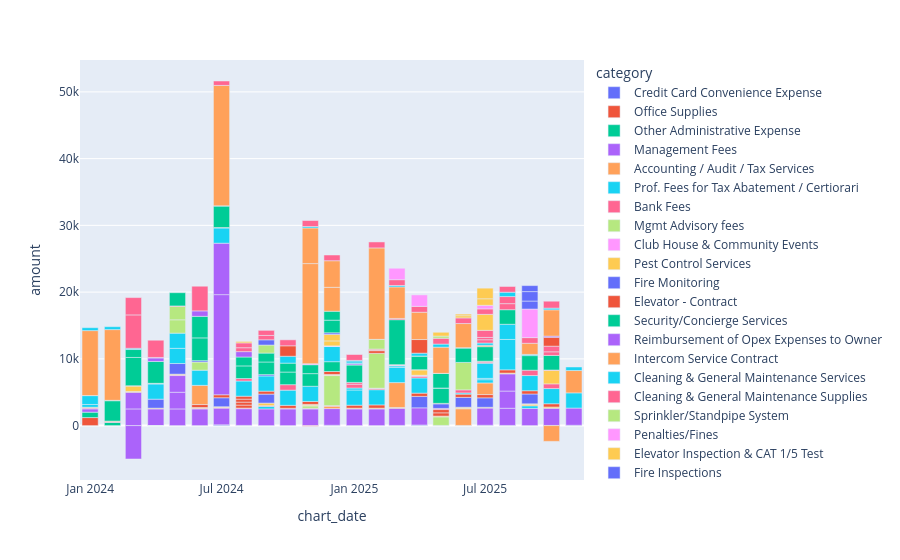

The cell this chart's notebook holds for it:
### Code cell
fig = px.bar(
    extract_cashflow(budget["expenses"]).with_columns(
        chart_date=pl.date(pl.col("date").dt.year(), pl.col("date").dt.month(), 1)
    ),
    x="chart_date",
    y="amount",
    color="category",
)
fig.show()

### Figure 1 — Plotly figure (JSON) as saved in the notebook; plotly's stock layout.template omitted (floating-point values rounded to 4 significant figures)
{"data": [{"hovertemplate": "category=Credit Card Convenience Expense<br>chart_date=%{x}<br>amount=%{y}<extra></extra>", "legendgroup": "Credit Card Convenience Expense", "marker": {"color": "#636efa", "pattern": {"shape": ""}}, "name": "Credit Card Convenience Expense", "orientation": "v", "showlegend": true, "textposition": "auto", "type": "bar", "x": ["2024-07-01", "2024-08-01", "2024-12-01", "2025-03-01", "2025-04-01", "2025-05-01", "2025-06-01", "2025-07-01", "2025-08-01", "2025-10-01", "2025-11-01"], "xaxis": "x", "y": [119.8, 35.32, 53.01, 28.23, 92.21, 28.23, 28.23, 56.46, 28.23, 28.23, 56.46], "yaxis": "y"}, {"hovertemplate": "category=Office Supplies<br>chart_date=%{x}<br>amount=%{y}<extra></extra>", "legendgroup": "Office Supplies", "marker": {"color": "#EF553B", "pattern": {"shape": ""}}, "name": "Office Supplies", "orientation": "v", "showlegend": true, "textposition": "auto", "type": "bar", "x": ["2024-01-01"], "xaxis": "x", "y": [1206.0], "yaxis": "y"}, {"hovertemplate": "category=Other Administrative Expense<br>chart_date=%{x}<br>amount=%{y}<extra></extra>", "legendgroup": "Other Administrative Expense", "marker": {"color": "#00cc96", "pattern": {"shape": ""}}, "name": "Other Administrative Expense", "orientation": "v", "showlegend": true, "textposition": "auto", "type": "bar", "x": ["2024-01-01", "2024-02-01"], "xaxis": "x", "y": [807.6, 482.9], "yaxis": "y"}, {"hovertemplate": "category=Management Fees<br>chart_date=%{x}<br>amount=%{y}<extra></extra>", "legendgroup": "Management Fees", "marker": {"color": "#ab63fa", "pattern": {"shape": ""}}, "name": "Management Fees", "orientation": "v", "showlegend": true, "textposition": "auto", "type": "bar", "x": ["2024-01-01", "2024-03-01", "2024-03-01", "2024-03-01", "2024-04-01", "2024-05-01", "2024-05-01", "2024-05-01", "2024-06-01", "2024-07-01", "2024-08-01", "2024-09-01", "2024-10-01", "2024-11-01", "2024-12-01", "2025-01-01", "2025-02-01", "2025-03-01", "2025-04-01", "2025-07-01", "2025-08-01", "2025-08-01", "2025-08-01", "2025-09-01", "2025-10-01", "2025-11-01"], "xaxis": "x", "y": [500.0, 2500.0, 2500.0, -5000.0, 2500.0, 2500.0, 2500.0, 2500.0, 2500.0, 2500.0, 2500.0, 2500.0, 2500.0, 2500.0, 2500.0, 2500.0, 2500.0, 2575.0, 2575.0, 2575.0, 2575.0, 2575.0, 2575.0, 2575.0, 2575.0, 2575.0], "yaxis": "y"}, {"hovertemplate": "category=Accounting / Audit / Tax Services<br>chart_date=%{x}<br>amount=%{y}<extra></extra>", "legendgroup": "Accounting / Audit / Tax Services", "marker": {"color": "#FFA15A", "pattern": {"shape": ""}}, "name": "Accounting / Audit / Tax Services", "orientation": "v", "showlegend": true, "textposition": "auto", "type": "bar", "x": ["2024-12-01", "2025-06-01"], "xaxis": "x", "y": [350.0, 2500.0], "yaxis": "y"}, {"hovertemplate": "category=Prof. Fees for Tax Abatement / Certiorari<br>chart_date=%{x}<br>amount=%{y}<extra></extra>", "legendgroup": "Prof. Fees for Tax Abatement / Certiorari", "marker": {"color": "#19d3f3", "pattern": {"shape": ""}}, "name": "Prof. Fees for Tax Abatement / Certiorari", "orientation": "v", "showlegend": true, "textposition": "auto", "type": "bar", "x": ["2024-09-01", "2025-09-01"], "xaxis": "x", "y": [395.0, 395.0], "yaxis": "y"}, {"hovertemplate": "category=Bank Fees<br>chart_date=%{x}<br>amount=%{y}<extra></extra>", "legendgroup": "Bank Fees", "marker": {"color": "#FF6692", "pattern": {"shape": ""}}, "name": "Bank Fees", "orientation": "v", "showlegend": true, "textposition": "auto", "type": "bar", "x": ["2024-01-01", "2024-02-01", "2024-05-01", "2024-06-01", "2024-07-01", "2024-08-01", "2024-09-01", "2024-10-01", "2024-11-01", "2024-11-01", "2024-12-01"], "xaxis": "x", "y": [123.4, 93.91, 95.0, 95.0, 95.0, 95.0, 95.0, 95.0, 95.0, -95.0, 95.0], "yaxis": "y"}, {"hovertemplate": "category=Mgmt Advisory fees<br>chart_date=%{x}<br>amount=%{y}<extra></extra>", "legendgroup": "Mgmt Advisory fees", "marker": {"color": "#B6E880", "pattern": {"shape": ""}}, "name": "Mgmt Advisory fees", "orientation": "v", "showlegend": true, "textposition": "auto", "type": "bar", "x": ["2024-11-01", "2024-12-01", "2025-05-01"], "xaxis": "x", "y": [350.0, 4500.0, 1285.0], "yaxis": "y"}, {"hovertemplate": "category=Club House & Community Events<br>chart_date=%{x}<br>amount=%{y}<extra></extra>", "legendgroup": "Club House & Community Events", "marker": {"color": "#FF97FF", "pattern": {"shape": ""}}, "name": "Club House & Community Events", "orientation": "v", "showlegend": true, "textposition": "auto", "type": "bar", "x": ["2024-12-01"], "xaxis": "x", "y": [50.0], "yaxis": "y"}, {"hovertemplate": "category=Pest Control Services<br>chart_date=%{x}<br>amount=%{y}<extra></extra>", "legendgroup": "Pest Control Services", "marker": {"color": "#FECB52", "pattern": {"shape": ""}}, "name": "Pest Control Services", "orientation": "v", "showlegend": true, "textposition": "auto", "type": "bar", "x": ["2024-01-01", "2024-03-01", "2024-04-01", "2024-05-01", "2024-06-01", "2024-07-01", "2024-09-01", "2024-11-01", "2024-11-01", "2024-12-01", "2025-01-01", "2025-02-01", "2025-03-01", "2025-05-01", "2025-06-01", "2025-06-01", "2025-07-01", "2025-08-01", "2025-09-01", "2025-09-01", "2025-10-01"], "xaxis": "x", "y": [116.3, 116.3, 116.3, 116.3, 116.3, 116.3, 385.7, 116.3, 116.3, 116.3, 116.3, 116.3, 116.3, 116.3, 116.3, 116.3, 116.3, 116.3, 185.1, 116.3, 185.1], "yaxis": "y"}, {"hovertemplate": "category=Fire Monitoring<br>chart_date=%{x}<br>amount=%{y}<extra></extra>", "legendgroup": "Fire Monitoring", "marker": {"color": "#636efa", "pattern": {"shape": ""}}, "name": "Fire Monitoring", "orientation": "v", "showlegend": true, "textposition": "auto", "type": "bar", "x": ["2024-04-01", "2024-05-01", "2024-07-01", "2024-09-01", "2025-04-01", "2025-06-01", "2025-07-01", "2025-09-01"], "xaxis": "x", "y": [1346.0, 1591.0, 1346.0, 1346.0, 1712.0, 1467.0, 1415.0, 1467.0], "yaxis": "y"}, {"hovertemplate": "category=Elevator - Contract<br>chart_date=%{x}<br>amount=%{y}<extra></extra>", "legendgroup": "Elevator - Contract", "marker": {"color": "#EF553B", "pattern": {"shape": ""}}, "name": "Elevator - Contract", "orientation": "v", "showlegend": true, "textposition": "auto", "type": "bar", "x": ["2024-06-01", "2024-07-01", "2024-08-01", "2024-08-01", "2024-08-01", "2024-08-01", "2024-09-01", "2024-10-01", "2024-11-01", "2024-12-01", "2025-01-01", "2025-02-01", "2025-04-01", "2025-05-01", "2025-05-01", "2025-06-01", "2025-07-01", "2025-08-01", "2025-09-01", "2025-10-01"], "xaxis": "x", "y": [444.4, 444.4, 444.4, 444.4, 444.4, 444.4, 444.4, 444.4, 444.4, 444.4, 444.4, 488.9, 488.9, 488.9, 488.9, 488.9, 488.9, 488.9, 488.9, 488.9], "yaxis": "y"}, {"hovertemplate": "category=Security/Concierge Services<br>chart_date=%{x}<br>amount=%{y}<extra></extra>", "legendgroup": "Security/Concierge Services", "marker": {"color": "#00cc96", "pattern": {"shape": ""}}, "name": "Security/Concierge Services", "orientation": "v", "showlegend": true, "textposition": "auto", "type": "bar", "x": ["2024-12-01"], "xaxis": "x", "y": [1467.0], "yaxis": "y"}, {"hovertemplate": "category=Reimbursement of Opex Expenses to Owner<br>chart_date=%{x}<br>amount=%{y}<extra></extra>", "legendgroup": "Reimbursement of Opex Expenses to Owner", "marker": {"color": "#ab63fa", "pattern": {"shape": ""}}, "name": "Reimbursement of Opex Expenses to Owner", "orientation": "v", "showlegend": true, "textposition": "auto", "type": "bar", "x": ["2024-07-01", "2024-07-01"], "xaxis": "x", "y": [15000.0, 7709.0], "yaxis": "y"}, {"hovertemplate": "category=Intercom Service Contract<br>chart_date=%{x}<br>amount=%{y}<extra></extra>", "legendgroup": "Intercom Service Contract", "marker": {"color": "#FFA15A", "pattern": {"shape": ""}}, "name": "Intercom Service Contract", "orientation": "v", "showlegend": true, "textposition": "auto", "type": "bar", "x": ["2024-06-01", "2025-03-01", "2025-07-01", "2025-10-01"], "xaxis": "x", "y": [2874.0, 3728.0, 1742.0, -2360.0], "yaxis": "y"}, {"hovertemplate": "category=Cleaning & General Maintenance Services<br>chart_date=%{x}<br>amount=%{y}<extra></extra>", "legendgroup": "Cleaning & General Maintenance Services", "marker": {"color": "#19d3f3", "pattern": {"shape": ""}}, "name": "Cleaning & General Maintenance Services", "orientation": "v", "showlegend": true, "textposition": "auto", "type": "bar", "x": ["2024-01-01", "2024-01-01", "2024-04-01", "2024-05-01", "2024-05-01", "2024-06-01", "2024-07-01", "2024-08-01", "2024-09-01", "2024-10-01", "2024-11-01", "2024-12-01", "2025-01-01", "2025-01-01", "2025-02-01", "2025-03-01", "2025-03-01", "2025-04-01", "2025-06-01", "2025-07-01", "2025-07-01", "2025-07-01", "2025-08-01", "2025-08-01", "2025-09-01", "2025-10-01", "2025-11-01"], "xaxis": "x", "y": [415.4, 1331.0, 2275.0, 2275.0, 2275.0, 2275.0, 2275.0, 2275.0, 2275.0, 2275.0, 2275.0, 2275.0, 2275.0, 300.0, 2275.0, 2275.0, 225.0, 2275.0, 180.0, 484.5, 200.0, 2275.0, 4550.0, 2275.0, 2275.0, 2275.0, 2275.0], "yaxis": "y"}, {"hovertemplate": "category=Cleaning & General Maintenance Supplies<br>chart_date=%{x}<br>amount=%{y}<extra></extra>", "legendgroup": "Cleaning & General Maintenance Supplies", "marker": {"color": "#FF6692", "pattern": {"shape": ""}}, "name": "Cleaning & General Maintenance Supplies", "orientation": "v", "showlegend": true, "textposition": "auto", "type": "bar", "x": ["2024-04-01", "2024-04-01", "2024-04-01", "2024-04-01", "2024-04-01", "2024-08-01", "2024-10-01", "2025-01-01", "2025-01-01", "2025-02-01", "2025-02-01", "2025-03-01", "2025-04-01", "2025-05-01", "2025-06-01", "2025-07-01", "2025-09-01", "2025-10-01"], "xaxis": "x", "y": [78.34, 25.03, 0.17, -0.06, -0.11, 369.9, 818.5, 567.8, 271.1, 178.0, 48.74, 95.77, 255.0, 169.8, 462.6, 179.1, 803.1, 704.9], "yaxis": "y"}, {"hovertemplate": "category=Sprinkler/Standpipe System<br>chart_date=%{x}<br>amount=%{y}<extra></extra>", "legendgroup": "Sprinkler/Standpipe System", "marker": {"color": "#B6E880", "pattern": {"shape": ""}}, "name": "Sprinkler/Standpipe System", "orientation": "v", "showlegend": true, "textposition": "auto", "type": "bar", "x": ["2024-05-01", "2024-05-01", "2024-06-01", "2025-02-01", "2025-06-01"], "xaxis": "x", "y": [2000.0, 2000.0, 1221.0, 5221.0, 4110.0], "yaxis": "y"}, {"hovertemplate": "category=Penalties/Fines<br>chart_date=%{x}<br>amount=%{y}<extra></extra>", "legendgroup": "Penalties/Fines", "marker": {"color": "#FF97FF", "pattern": {"shape": ""}}, "name": "Penalties/Fines", "orientation": "v", "showlegend": true, "textposition": "auto", "type": "bar", "x": ["2024-12-01", "2024-12-01", "2025-03-01", "2025-04-01", "2025-04-01"], "xaxis": "x", "y": [50.0, 50.0, 50.0, 100.0, 50.0], "yaxis": "y"}, {"hovertemplate": "category=Elevator Inspection & CAT 1/5 Test<br>chart_date=%{x}<br>amount=%{y}<extra></extra>", "legendgroup": "Elevator Inspection & CAT 1/5 Test", "marker": {"color": "#FECB52", "pattern": {"shape": ""}}, "name": "Elevator Inspection & CAT 1/5 Test", "orientation": "v", "showlegend": true, "textposition": "auto", "type": "bar", "x": ["2024-03-01", "2024-12-01", "2024-12-01", "2025-04-01", "2025-10-01"], "xaxis": "x", "y": [810.0, 740.0, 975.0, 810.0, 2000.0], "yaxis": "y"}, {"hovertemplate": "category=Fire Inspections<br>chart_date=%{x}<br>amount=%{y}<extra></extra>", "legendgroup": "Fire Inspections", "marker": {"color": "#636efa", "pattern": {"shape": ""}}, "name": "Fire Inspections", "orientation": "v", "showlegend": true, "textposition": "auto", "type": "bar", "x": ["2024-06-01", "2024-09-01", "2024-12-01", "2025-05-01"], "xaxis": "x", "y": [207.9, 200.0, 240.5, 684.8], "yaxis": "y"}, {"hovertemplate": "category=Compliance Monitoring Fee<br>chart_date=%{x}<br>amount=%{y}<extra></extra>", "legendgroup": "Compliance Monitoring Fee", "marker": {"color": "#EF553B", "pattern": {"shape": ""}}, "name": "Compliance Monitoring Fee", "orientation": "v", "showlegend": true, "textposition": "auto", "type": "bar", "x": ["2024-03-01", "2024-05-01", "2024-07-01", "2025-02-01", "2025-02-01", "2025-02-01", "2025-02-01", "2025-03-01", "2025-04-01", "2025-05-01", "2025-07-01", "2025-07-01", "2025-10-01"], "xaxis": "x", "y": [50.0, 75.0, 75.0, 400.0, 75.0, 75.0, 93.5, 40.0, 19.95, 75.0, 40.0, 75.0, 75.0], "yaxis": "y"}, {"hovertemplate": "category=Insurance policies<br>chart_date=%{x}<br>amount=%{y}<extra></extra>", "legendgroup": "Insurance policies", "marker": {"color": "#00cc96", "pattern": {"shape": ""}}, "name": "Insurance policies", "orientation": "v", "showlegend": true, "textposition": "auto", "type": "bar", "x": ["2024-03-01", "2024-03-01", "2024-04-01", "2024-05-01", "2024-06-01", "2024-06-01", "2024-07-01", "2024-08-01", "2024-08-01", "2024-09-01", "2024-09-01", "2024-10-01", "2024-10-01", "2024-11-01", "2024-11-01", "2024-12-01", "2024-12-01", "2025-01-01", "2025-01-01", "2025-03-01", "2025-04-01", "2025-04-01", "2025-05-01", "2025-05-01", "2025-05-01", "2025-05-01", "2025-06-01", "2025-06-01", "2025-07-01", "2025-08-01", "2025-09-01", "2025-10-01"], "xaxis": "x", "y": [4236.0, 1189.0, 3274.0, 1986.0, 3409.0, 3228.0, 3228.0, 1891.0, 1337.0, 1891.0, 1337.0, 1891.0, 1337.0, 1891.0, 1337.0, 1891.0, 1337.0, 2632.0, 4.0, 6734.0, 2047.0, 4.0, 2291.0, 10.0, 2182.0, 10.0, 2182.0, 10.0, 2182.0, 2182.0, 2182.0, 2182.0], "yaxis": "y"}, {"hovertemplate": "category=Plumbing Repairs<br>chart_date=%{x}<br>amount=%{y}<extra></extra>", "legendgroup": "Plumbing Repairs", "marker": {"color": "#ab63fa", "pattern": {"shape": ""}}, "name": "Plumbing Repairs", "orientation": "v", "showlegend": true, "textposition": "auto", "type": "bar", "x": ["2024-06-01", "2024-08-01", "2025-01-01"], "xaxis": "x", "y": [816.6, 802.7, 190.5], "yaxis": "y"}, {"hovertemplate": "category=Repair Supplies<br>chart_date=%{x}<br>amount=%{y}<extra></extra>", "legendgroup": "Repair Supplies", "marker": {"color": "#FFA15A", "pattern": {"shape": ""}}, "name": "Repair Supplies", "orientation": "v", "showlegend": true, "textposition": "auto", "type": "bar", "x": ["2024-02-01", "2025-07-01"], "xaxis": "x", "y": [102.0, 200.0], "yaxis": "y"}, {"hovertemplate": "category=Common Area Repairs<br>chart_date=%{x}<br>amount=%{y}<extra></extra>", "legendgroup": "Common Area Repairs", "marker": {"color": "#19d3f3", "pattern": {"shape": ""}}, "name": "Common Area Repairs", "orientation": "v", "showlegend": true, "textposition": "auto", "type": "bar", "x": ["2024-10-01", "2025-04-01", "2025-07-01", "2025-09-01"], "xaxis": "x", "y": [1033.0, 425.4, 344.4, 180.0], "yaxis": "y"}, {"hovertemplate": "category=Door & Lock Repairs<br>chart_date=%{x}<br>amount=%{y}<extra></extra>", "legendgroup": "Door & Lock Repairs", "marker": {"color": "#FF6692", "pattern": {"shape": ""}}, "name": "Door & Lock Repairs", "orientation": "v", "showlegend": true, "textposition": "auto", "type": "bar", "x": ["2024-08-01", "2024-08-01", "2025-03-01", "2025-07-01", "2025-07-01", "2025-07-01", "2025-08-01", "2025-08-01", "2025-10-01", "2025-10-01"], "xaxis": "x", "y": [586.4, 725.0, 190.5, 489.9, 348.4, 1062.0, 906.3, 1062.0, 544.4, 843.8], "yaxis": "y"}, {"hovertemplate": "category=Electrical Repairs<br>chart_date=%{x}<br>amount=%{y}<extra></extra>", "legendgroup": "Electrical Repairs", "marker": {"color": "#B6E880", "pattern": {"shape": ""}}, "name": "Electrical Repairs", "orientation": "v", "showlegend": true, "textposition": "auto", "type": "bar", "x": ["2024-09-01", "2025-02-01"], "xaxis": "x", "y": [1200.0, 1450.0], "yaxis": "y"}, {"hovertemplate": "category=Ext. Repair & One time Landscap projects<br>chart_date=%{x}<br>amount=%{y}<extra></extra>", "legendgroup": "Ext. Repair & One time Landscap projects", "marker": {"color": "#FF97FF", "pattern": {"shape": ""}}, "name": "Ext. Repair & One time Landscap projects", "orientation": "v", "showlegend": true, "textposition": "auto", "type": "bar", "x": ["2024-11-01"], "xaxis": "x", "y": [150.0], "yaxis": "y"}, {"hovertemplate": "category=Boiler & Water Tank Repairs<br>chart_date=%{x}<br>amount=%{y}<extra></extra>", "legendgroup": "Boiler & Water Tank Repairs", "marker": {"color": "#FECB52", "pattern": {"shape": ""}}, "name": "Boiler & Water Tank Repairs", "orientation": "v", "showlegend": true, "textposition": "auto", "type": "bar", "x": ["2024-08-01", "2025-07-01"], "xaxis": "x", "y": [212.3, 2393.0], "yaxis": "y"}, {"hovertemplate": "category=HVAC Repairs<br>chart_date=%{x}<br>amount=%{y}<extra></extra>", "legendgroup": "HVAC Repairs", "marker": {"color": "#636efa", "pattern": {"shape": ""}}, "name": "HVAC Repairs", "orientation": "v", "showlegend": true, "textposition": "auto", "type": "bar", "x": ["2024-09-01"], "xaxis": "x", "y": [787.0], "yaxis": "y"}, {"hovertemplate": "category=Sprinkler/Standpipe Repairs<br>chart_date=%{x}<br>amount=%{y}<extra></extra>", "legendgroup": "Sprinkler/Standpipe Repairs", "marker": {"color": "#EF553B", "pattern": {"shape": ""}}, "name": "Sprinkler/Standpipe Repairs", "orientation": "v", "showlegend": true, "textposition": "auto", "type": "bar", "x": ["2024-10-01", "2025-04-01", "2025-10-01"], "xaxis": "x", "y": [1562.0, 2041.0, 1334.0], "yaxis": "y"}, {"hovertemplate": "category=Wages<br>chart_date=%{x}<br>amount=%{y}<extra></extra>", "legendgroup": "Wages", "marker": {"color": "#00cc96", "pattern": {"shape": ""}}, "name": "Wages", "orientation": "v", "showlegend": true, "textposition": "auto", "type": "bar", "x": ["2024-01-01", "2024-02-01", "2024-02-01"], "xaxis": "x", "y": [7.18, 3052.0, 60.89], "yaxis": "y"}, {"hovertemplate": "category=Property Taxes<br>chart_date=%{x}<br>amount=%{y}<extra></extra>", "legendgroup": "Property Taxes", "marker": {"color": "#ab63fa", "pattern": {"shape": ""}}, "name": "Property Taxes", "orientation": "v", "showlegend": true, "textposition": "auto", "type": "bar", "x": ["2024-04-01", "2024-04-01", "2024-07-01", "2025-06-01", "2025-10-01"], "xaxis": "x", "y": [525.0, 75.0, 13.0, 13.0, 175.0], "yaxis": "y"}, {"hovertemplate": "category=Electricity<br>chart_date=%{x}<br>amount=%{y}<extra></extra>", "legendgroup": "Electricity", "marker": {"color": "#FFA15A", "pattern": {"shape": ""}}, "name": "Electricity", "orientation": "v", "showlegend": true, "textposition": "auto", "type": "bar", "x": ["2024-01-01", "2024-02-01", "2024-07-01", "2024-11-01", "2024-11-01", "2024-12-01", "2024-12-01", "2025-02-01", "2025-03-01", "2025-04-01", "2025-05-01", "2025-06-01", "2025-09-01", "2025-10-01", "2025-11-01"], "xaxis": "x", "y": [9728.0, 10590.0, 18050.0, 15000.0, 5340.0, 3582.0, 3986.0, 13700.0, 4721.0, 4089.0, 3923.0, 3618.0, 1667.0, 3934.0, 3347.0], "yaxis": "y"}, {"hovertemplate": "category=Cable/ Satellite/Internet/Telephone<br>chart_date=%{x}<br>amount=%{y}<extra></extra>", "legendgroup": "Cable/ Satellite/Internet/Telephone", "marker": {"color": "#19d3f3", "pattern": {"shape": ""}}, "name": "Cable/ Satellite/Internet/Telephone", "orientation": "v", "showlegend": true, "textposition": "auto", "type": "bar", "x": ["2024-01-01", "2024-02-01", "2024-03-01", "2024-11-01", "2025-01-01", "2025-01-01", "2025-03-01", "2025-05-01", "2025-08-01", "2025-10-01", "2025-11-01"], "xaxis": "x", "y": [435.1, 434.5, 183.8, 213.3, 255.7, 212.8, 213.0, 464.8, 654.5, 258.8, 530.8], "yaxis": "y"}, {"hovertemplate": "category=Water / Sewer<br>chart_date=%{x}<br>amount=%{y}<extra></extra>", "legendgroup": "Water / Sewer", "marker": {"color": "#FF6692", "pattern": {"shape": ""}}, "name": "Water / Sewer", "orientation": "v", "showlegend": true, "textposition": "auto", "type": "bar", "x": ["2024-03-01", "2024-03-01", "2024-04-01", "2024-06-01", "2024-07-01", "2024-09-01", "2024-09-01", "2024-10-01", "2024-11-01", "2024-12-01", "2025-01-01", "2025-02-01", "2025-03-01", "2025-04-01", "2025-05-01", "2025-06-01", "2025-07-01", "2025-08-01", "2025-09-01", "2025-10-01"], "xaxis": "x", "y": [5000.0, 2596.0, 2578.0, 3697.0, 659.4, 655.9, 760.8, 895.5, 895.5, 857.7, 882.9, 895.5, 870.3, 882.9, 870.3, 845.1, 819.9, 857.4, 850.2, 1033.0], "yaxis": "y"}, {"hovertemplate": "category=IT Services<br>chart_date=%{x}<br>amount=%{y}<extra></extra>", "legendgroup": "IT Services", "marker": {"color": "#B6E880", "pattern": {"shape": ""}}, "name": "IT Services", "orientation": "v", "showlegend": true, "textposition": "auto", "type": "bar", "x": ["2025-05-01"], "xaxis": "x", "y": [325.5], "yaxis": "y"}, {"hovertemplate": "category=Elevator Repairs<br>chart_date=%{x}<br>amount=%{y}<extra></extra>", "legendgroup": "Elevator Repairs", "marker": {"color": "#FF97FF", "pattern": {"shape": ""}}, "name": "Elevator Repairs", "orientation": "v", "showlegend": true, "textposition": "auto", "type": "bar", "x": ["2025-03-01", "2025-04-01", "2025-07-01", "2025-09-01"], "xaxis": "x", "y": [1715.0, 1715.0, 535.5, 4279.0], "yaxis": "y"}, {"hovertemplate": "category=IT & Intercom Repairs<br>chart_date=%{x}<br>amount=%{y}<extra></extra>", "legendgroup": "IT & Intercom Repairs", "marker": {"color": "#FECB52", "pattern": {"shape": ""}}, "name": "IT & Intercom Repairs", "orientation": "v", "showlegend": true, "textposition": "auto", "type": "bar", "x": ["2025-05-01", "2025-06-01", "2025-06-01", "2025-07-01", "2025-07-01"], "xaxis": "x", "y": [571.6, 325.5, 245.0, 979.9, 1590.0], "yaxis": "y"}, {"hovertemplate": "category=Fire Monitoring System Repairs<br>chart_date=%{x}<br>amount=%{y}<extra></extra>", "legendgroup": "Fire Monitoring System Repairs", "marker": {"color": "#636efa", "pattern": {"shape": ""}}, "name": "Fire Monitoring System Repairs", "orientation": "v", "showlegend": true, "textposition": "auto", "type": "bar", "x": ["2025-09-01", "2025-09-01", "2025-09-01"], "xaxis": "x", "y": [1198.0, 1415.0, 898.2], "yaxis": "y"}], "layout": {"barmode": "relative", "legend": {"title": {"text": "category"}, "tracegroupgap": 0}, "margin": {"t": 60}, "xaxis": {"anchor": "y", "domain": [0, 1], "title": {"text": "chart_date"}}, "yaxis": {"anchor": "x", "domain": [0, 1], "title": {"text": "amount"}}}}
